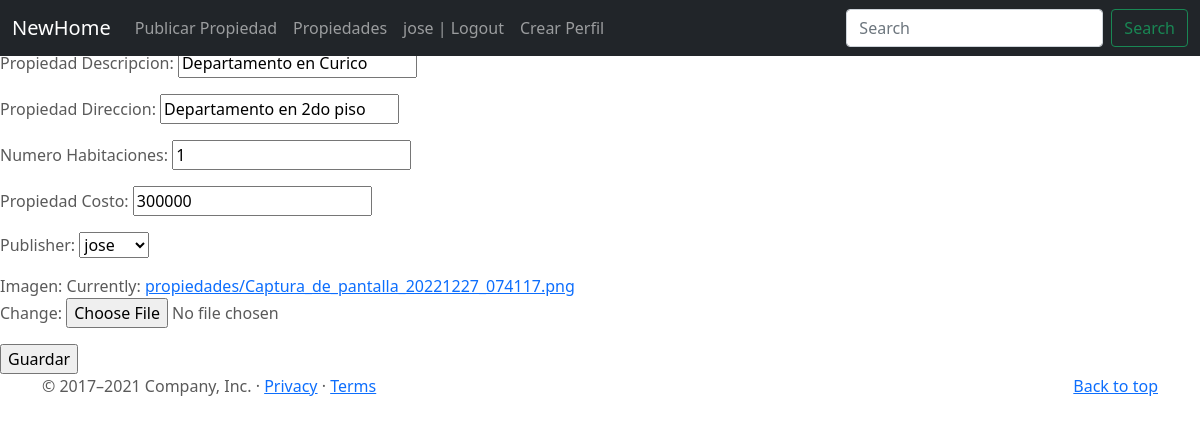
The app's page /propiedades/5/update (signed in) with its own data.
### NewHome/models.py (models this page shows, shortened)
class Propiedades(models.Model):
    Propiedad_Descripcion = models.CharField(max_length=200)
    Propiedad_Direccion =  models.CharField(max_length=200)
    Numero_Habitaciones = models.PositiveIntegerField()
    Propiedad_Costo = models.PositiveIntegerField()
    publisher = models.ForeignKey(to=User, on_delete=models.CASCADE, related_name="publisher")
    imagen = models.ImageField(upload_to="propiedades", null=False, blank=False)
    Fecha_Publicacion = models.DateField(auto_now_add = True)

### NewHome/views.py (the view, shortened to what this page needs)
# urls.py: path('propiedades/<pk>/update', PropiedadesUpdate.as_view(), name="propiedades-update"),
class PropiedadesUpdate(LoginRequiredMixin, UserPassesTestMixin, UpdateView):
    model = Propiedades
    success_url = reverse_lazy("index")
    fields = '__all__'
    def test_func(self):
        user_id = self.request.user.id
        post_id = self.kwargs.get('pk')
        return Propiedades.objects.filter(publisher=user_id, id=post_id).exists()

### NewHome/templates/NewHome/propiedades_form.html (shortened to what this page needs)
{% extends "NewHome/base.html" %}
{% block main %}
<form method="POST" enctype="multipart/form-data">
    {{form.as_p}}
    <input type="submit" value="Guardar">
</form>
{% endblock %}

### NewHome/templates/NewHome/base.html (shortened to what this page needs)
<!DOCTYPE html>
<html lang="en">
<head>
    {% load static %}
<link href="{% static 'NewHome/css/bootstrap.min.css' %}" rel="stylesheet">
    <link href="{% static 'NewHome/css/carousel.css' %}" rel="stylesheet">
  </head>
  <body>
<header>
  <nav class="navbar navbar-expand-md navbar-dark fixed-top bg-dark">
    <div class="container-fluid">
      <a class="navbar-brand" href="{% url 'index' %}">NewHome</a>
      <div class="collapse navbar-collapse" id="navbarCollapse">
        <ul class="navbar-nav me-auto mb-2 mb-md-0">
          <li class="nav-item">
            <a class="nav-link" href="{% url 'propiedades-create' %}">Publicar Propiedad</a>
          <li class="nav-item">
            <a class="nav-link" href="{% url 'propiedades-list' %}">Propiedades</a>
           </li>
            {% if user.is_authenticated %}
                <li class="nav-item">
                  <a class="nav-link" href="{% url 'logout' %}"> {{user.username}} | Logout</a>
                </li>
                <li class="nav-item">
                  <a class="nav-link" href="{% url 'profile-create' %}"> Crear Perfil</a>
                </li>
              {% endif %}
        </ul>
        <form class="d-flex">
          <input class="form-control me-2" type="search" placeholder="Search" aria-label="Search">
          <button class="btn btn-outline-success" type="submit">Search</button>
        </form>
      </div>
    </div>
  </nav>
</header>
{% block main %}
{% endblock%}
  <footer class="container">
    <p class="float-end"><a href="{% url 'index' %}">Back to top</a></p>
    <p>© 2017–2021 Company, Inc. · <a href="https://getbootstrap.com/docs/5.0/examples/carousel/#">Privacy</a> · <a href="https://getbootstrap.com/docs/5.0/examples/carousel/#">Terms</a></p>
  </footer>
  </body>
</html>

### NewHome/static/NewHome/css/carousel.css (style rules this page uses)
body { padding-top: 3rem; padding-bottom: 3rem; color: #5a5a5a; }

### records on screen
Propiedades: Propiedad_Descripcion "Departamento en Curico", Propiedad_Direccion "Departamento en 2do piso", Numero_Habitaciones "1", Propiedad_Costo "300000", publisher "jose"

### other values on screen
{{ user.username }} "jose"
